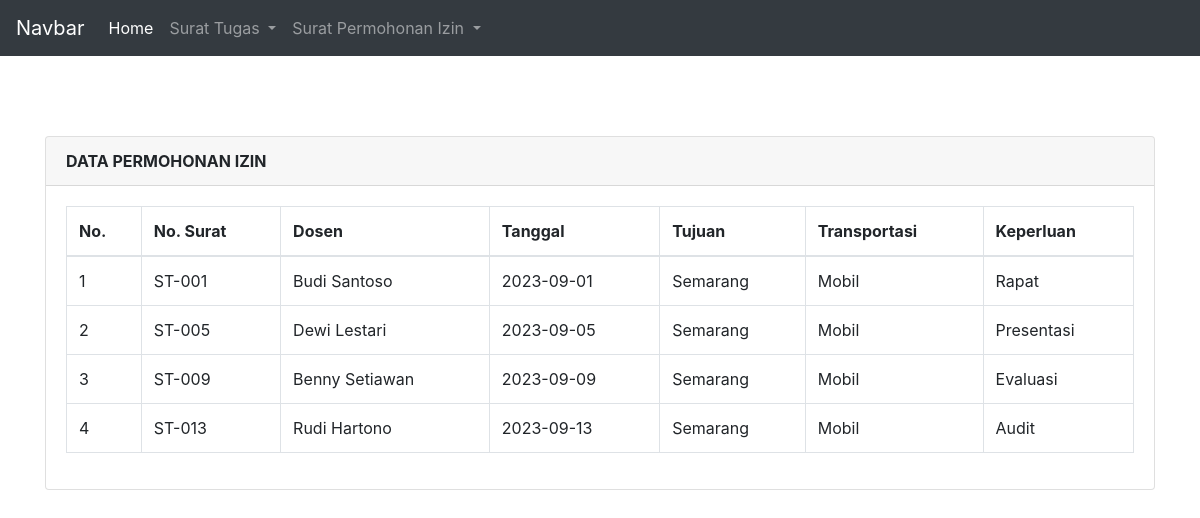
/tugas_semarang.php, run on the app's committed database.
### tables this page shows
CREATE TABLE `surat_tugas` (
  `surat_tugas_id` int(11) NOT NULL,
  `nomor` varchar(20) NOT NULL,
  `nama_dsn` varchar(255) NOT NULL,
  `tgl_surat_tugas` date NOT NULL,
  `tujuan` varchar(255) NOT NULL,
  `transportasi` varchar(50) NOT NULL,
  `keperluan` varchar(255) NOT NULL,
  `dosen_id` int(11) NOT NULL
);

### connection.php (called while the page is built, shortened)
<?php
class Conn
{
    private $db = "tugas2_pweb2";
    private $username = "root";
    private $pass = "";
    private $host = "localhost";
    public function __construct()
    {
        $this->conn = mysqli_connect($this->host, $this->username, $this->pass, $this->db);
    }
}

### tugas_semarang.php (the view, shortened to what this page needs)
<?php
include('connection.php');
class TampilSemarang extends Tampiltugas{
    public function tampilData()
    {
        $data = mysqli_query($this->conn, "select * from surat_tugas
        where(tujuan = 'Semarang')");
		  $hasil = [];
        if($data){
            while ($row = mysqli_fetch_array($data)) {
                $hasil[] = $row; }
            }
        return $hasil;
    }
}
$semarang = new TampilSemarang();
$data = $semarang->tampilData();
include 'navbar.php';
?>
<!DOCTYPE html>
<html>
<head>
   <link rel="stylesheet" href="https://stackpath.bootstrapcdn.com/bootstrap/4.4.1/css/bootstrap.min.css">
   <link rel="stylesheet" href="//cdn.datatables.net/1.10.20/css/jquery.dataTables.min.css">
</head>
<body>
   <div class="container" style="margin-top: 80px">
      <div class="row">
         <div class="col-md-12">
            <div class="card">
               <div class="card-header">
                  <b>DATA PERMOHONAN IZIN</b>
               </div>
               <div class="card-body">
                  <table class="table table-bordered" id="myTable">
                     <thead>
                        <tr>
                           <th>No.</th>
                           <th>No. Surat</th>
                           <th>Dosen</th>
                           <th>Tanggal</th>
                           <th>Tujuan</th>
                           <th>Transportasi</th>
                           <th>Keperluan</th>
                        </tr>
                     </thead>
                     <tbody>
                        <?php
		$no = 1;
		foreach ($data as $row) {
		?>
                        <tr>
                           <td><?php echo $no++; ?></td>
                           <td><?php echo $row['nomor']; ?></td>
                           <td><?php echo $row['nama_dsn']; ?></td>
                           <td><?php echo $row['tgl_surat_tugas']; ?></td>
                           <td><?php echo $row['tujuan']; ?></td>
                           <td><?php echo $row['transportasi']; ?></td>
                           <td><?php echo $row['keperluan']; ?></td>
                        </tr>
                        <?php
		}
		?>
                     </tbody>
                  </table>
               </div>
            </div>
         </div>
      </div>
</body>
</html>

### data on the page
surat_tugas: nomor "ST-001", nama_dsn "Budi Santoso", tgl_surat_tugas "2023-09-01", tujuan "Semarang", transportasi "Mobil", keperluan "Rapat"
surat_tugas: nomor "ST-005", nama_dsn "Dewi Lestari", tgl_surat_tugas "2023-09-05", tujuan "Semarang", transportasi "Mobil", keperluan "Presentasi"
surat_tugas: nomor "ST-009", nama_dsn "Benny Setiawan", tgl_surat_tugas "2023-09-09", tujuan "Semarang", transportasi "Mobil", keperluan "Evaluasi"
surat_tugas: nomor "ST-013", nama_dsn "Rudi Hartono", tgl_surat_tugas "2023-09-13", tujuan "Semarang", transportasi "Mobil", keperluan "Audit"
